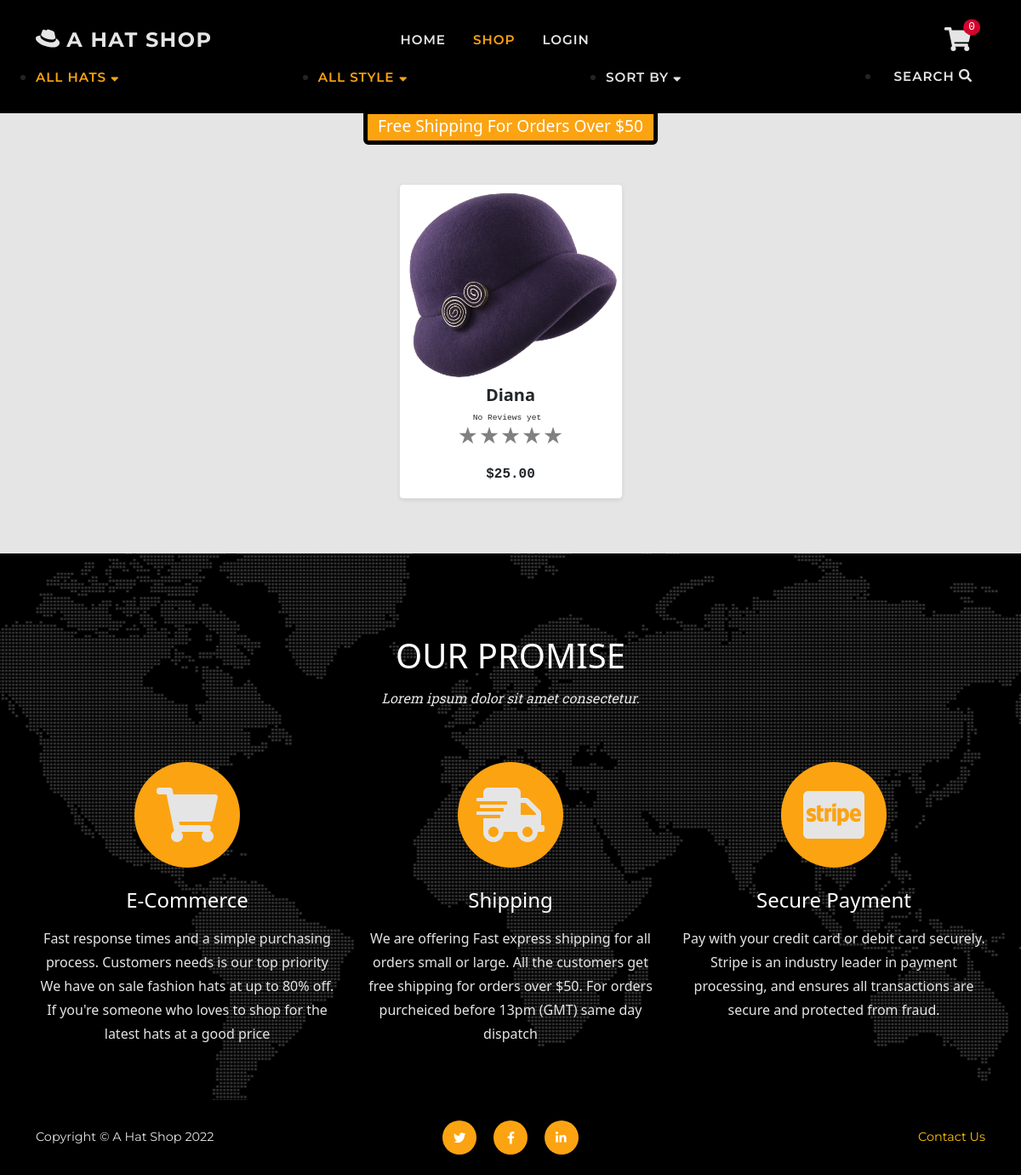
The page /shop/ on the database as committed earlier.
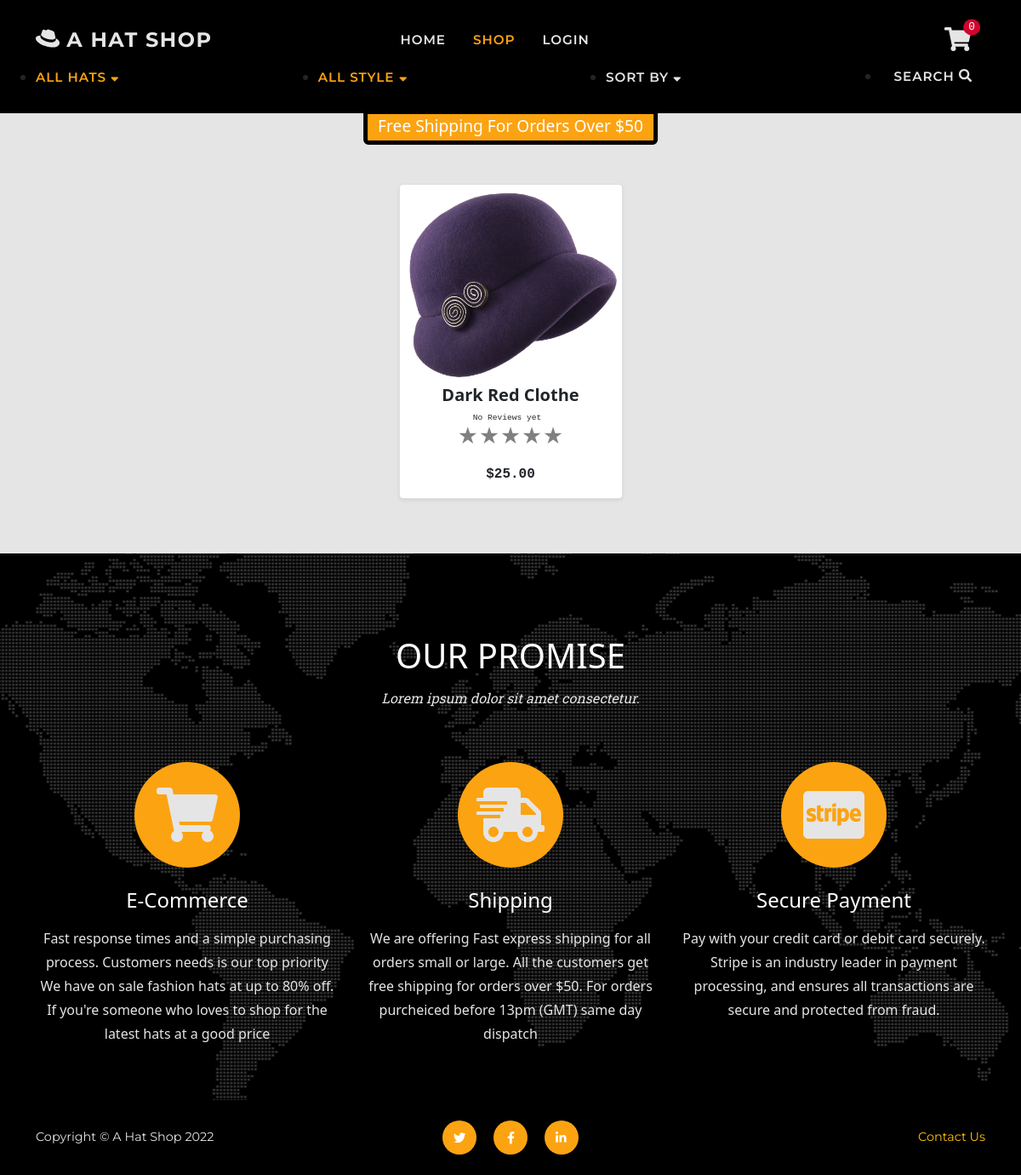
The same page on the database as committed later.
### shop/models.py (models this page shows, shortened)
class Product(models.Model):
    sku = models.CharField(max_length=60)
    category = models.ForeignKey(
        'Category', null=True, blank=True,
        on_delete=models.SET_NULL)
    style = models.CharField(max_length=60)
    color = models.CharField(max_length=60)
    name = models.CharField(max_length=60)
    description = models.TextField(max_length=250)
    price = models.DecimalField(
        max_digits=6, decimal_places=2)
    image = models.ImageField(null=True, blank=True)
    sale = models.BooleanField(default=False)
    sale_price = models.DecimalField(
        max_digits=6, decimal_places=2,
        null=True, blank=True)
    item_count = models.IntegerField(
        blank=False, null=False, default=0)
    rating = models.DecimalField(
        max_digits=6, decimal_places=2,
        null=True, blank=True)
    rating_counter = models.PositiveSmallIntegerField(default=0)

### shop/views.py (the view, shortened to what this page needs)
# urls.py: path('shop/', include('shop.urls')),
def shop(request):
    products = Product.objects.all().order_by('-id')
    style_list = Product.objects.values('style').distinct()
    categories = Category.objects.all()
    category = 'all'
    sort_name = None
    sortkey = None
    style = 'all'
    query = 'None'
    is_shop = True
    context = {
        'style_list': style_list,
        'categories': categories,
        'sort_name': sort_name,
        'products': products,
        'sortkey': sortkey,
        'cat': category,
        'style': style,
        'shop': is_shop,
    }
    return render(request, 'shop/shop.html', context)

### cart/contexts.py (called while the page is built, shortened)
def cart_contents(request):
    cart_items = []
    total = 0
    before = 0
    item_count = 0
    availability = 0
    cart = request.session.get('cart', {})
    if total < 50:
        delivery = total * Decimal(10 / 100)
        free_deivery = 50 * total
    else:
        delivery = 0
        free_deivery = 0
    delivery = round(delivery, 2)
    grand_total = delivery + total
    grand_total = round(grand_total, 2)
    context = {
        'cart_items': cart_items,
        'total': total,
        'before': before,
        'item_count': item_count,
        'delivery': delivery,
        'free_deivery': free_deivery,
        'deivery_treshold': 10,
        'grand_total': grand_total,
    }
    return context

### reviews/contexts.py (called while the page is built)
def review_context(request):
    review_items = ProductReview.objects.all()
    context = {
        'review_items': review_items,
    }
    return context

### support/contexts.py (called while the page is built, shortened)
def message_context(request):
    unread_messages_count = 0
    user_messages = None
    all_messages = Message.objects.all()
    context = {
        'unread_messages_count': unread_messages_count,
        'user_messages': user_messages,
    }
    return context

### shop/templates/shop/shop.html (shortened to what this page needs)
{% extends 'base.html' %}
{% load static %}
{% block extra_css %}
<link href="{% static 'css/shop.css' %}" rel="stylesheet" />
{% endblock %}
{% block page_header %}
<header class="py-5">
</header>
{% endblock %}
{% block content %}
<section class="page-section">
    <div class="container mt-2 mt-sm-4 px-md-2">
        <div class="row gx-2 gx-sm-3 gx-md-4 row-cols-2 row-cols-md-3 row-cols-xl-4 justify-content-center">
            {% for product in products %}
            {% if product.item_count != 0 or request.user.is_superuser %}
            {% include 'includes/shop/item-card.html' %}
            {% endif %}
            {% endfor %}
        </div>
    </div>
</section>
{% endblock %}

### shop/templates/includes/shop/item-card.html (shortened to what this page needs)
{% load thumbnail %}
<div class="col-6 col-sm-4 col-lg-3 mb-2 mb-sm-3">
<div class="card shadow-sm rounded-3 pt-2 h-100">
    <div class="h-100 d-flex align-items-center">
        {% thumbnail product.image "250" as im %}
        <img class="card-img-top" src="{{ im.url }}" alt="..." />
        {% endthumbnail %}
    </div>
    <a class="card-img-overlay" href="{% url 'shop_item' product.id %}">
    </a>
    <div class="card-body p-2">
        <div class="text-center align-items-end">
            <h5 class="fw-bolder text-capitalize">{{ product.name }}</h5>
            <div class="d-flex justify-content-center small text-warning mb-2">
                {% include 'includes/stars.html' %}
            </div>
            {% if product.sale %}
            <span class="text-decoration-line-through font-monospace">${{ product.price }}</span>
            <span class="text-danger font-monospace fw-bolder">${{ product.sale_price }} </span>
            {% else %}
            <span class="font-monospace fw-bolder">${{ product.price }} </span>
            {% endif %}
        </div>
    </div>
    <div class="card-footer pt-0 border-top-0 bg-transparent justify-self-end">
    </div>
</div>
</div>

### reviews/templates/includes/stars.html (shortened to what this page needs)
<div class="star_container">
    {% if product.rating %}
    <div class="my-auto text-primary p-0 me-2 time font-monospace">{{ product.rating_counter }} Reviews</div>
    <a href="{% url 'all_reviews' product.id %}">
    <div class="stars h4"
        style="background-image: linear-gradient(to right, orange, orange {% widthratio product.rating 5 100 %}%, gray {% widthratio product.rating 5 100 %}%, gray 100%)">
        ★★★★★
    </div>
    </a>
    {% else %}
    <div class="my-auto time font-monospace text-primary p-0 me-2">No Reviews yet</div>
    <div class="stars h4" style="background-image: linear-gradient(to right, gray, gray)">
    </div>
    {% endif %}
</div>

Rows that differ between the two databases and show on the page:
changed Product: name "Diana" → "Dark Red Clothe"
